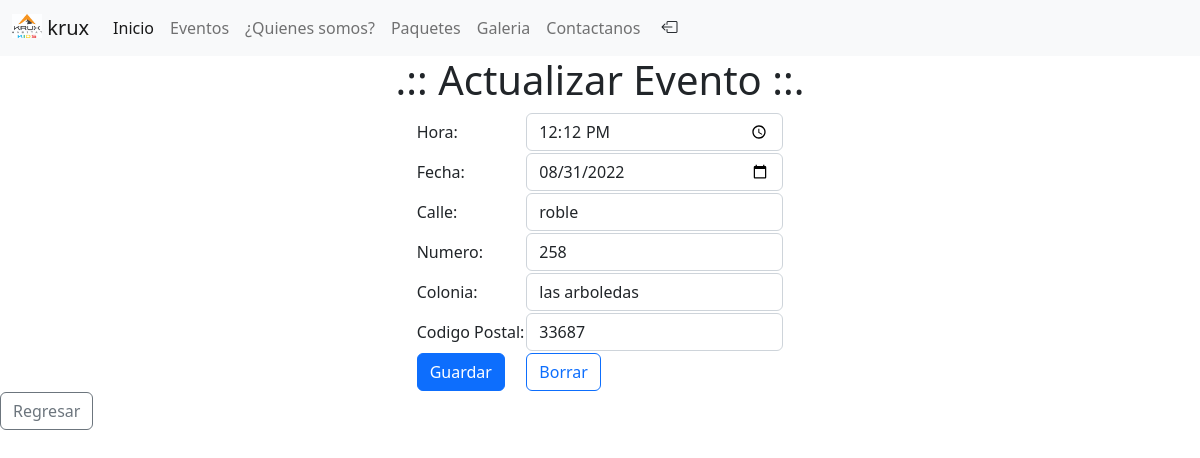
Page /editar.php?id=31 (signed in) on the committed database.
### tables this page shows
CREATE TABLE `eventos` (
  `id_evento` int(11) NOT NULL,
  `id_clientes` int(11) NOT NULL,
  `id_paq` int(11) NOT NULL,
  `hora` time DEFAULT NULL,
  `fecha` date DEFAULT NULL,
  `descripcion` varchar(50) DEFAULT NULL
);

CREATE TABLE `registro` (
  `cliente` int(11) NOT NULL,
  `nom` varchar(40) NOT NULL,
  `ap1` varchar(40) NOT NULL,
  `ap2` varchar(40) NOT NULL,
  `email2` varchar(50) NOT NULL,
  `tel` varchar(10) NOT NULL,
  `calle2` varchar(50) DEFAULT NULL,
  `colonia` varchar(50) DEFAULT NULL,
  `num` int(11) DEFAULT NULL,
  `cp` int(11) DEFAULT NULL
);

### editar.php (the view, shortened to what this page needs)
<?php
   include_once("boostrap.php");
   $id=$_REQUEST['id'];
   include_once("conexion.php");
   $consulta="select * from eventos join registro on eventos.id_clientes=registro.cliente
   where id_evento='$id'";
   $resultado=mysqli_query($con,$consulta);
   if ($fila=mysqli_fetch_assoc($resultado))
   {
   }
?>
<!DOCTYPE html>
<html lang="en">
<head>
</head>
<body>
    <h1 align="center"> .:: Actualizar Evento ::.</h1>
    <form action="<?php echo htmlspecialchars($_SERVER["PHP_SELF"]);?>" method="post">
        <table align="center">
            <tr>
                <td><label for="nombrelbl">Hora:</label></td>
                <td><input class="form-control" type="time" name="hora" id="nombrelbl" required placeholder="Hora" autofocus value="<?php echo $fila['hora'] ?>"></td>
            </tr>
            <tr>
                <td><label for="nombrelbl">Fecha:</label></td>
                <td><input class="form-control" type="date" name="fecha" id="nombrelbl" required placeholder="Fecha" autofocus value="<?php echo $fila['fecha'] ?>"></td>
            </tr>
            <tr>
                <td><label for="nombrelbl">Calle:</label></td>
                <td><input class="form-control" type="text" name="calle" id="nombrelbl" required placeholder="Callle" autofocus value="<?php echo $fila['calle2'] ?>"></td>
            </tr>
            <tr>
                <td><label for="nombrelbl">Numero:</label></td>
                <td><input class="form-control" type="text" name="numero" id="nombrelbl" required placeholder="Numero" autofocus value="<?php echo $fila['num'] ?>"></td>
            </tr>
            <tr>
                <td><label for="nombrelbl">Colonia:</label></td>
                <td><input class="form-control" type="text" name="colonia" id="nombrelbl" required placeholder="Colonia" autofocus value="<?php echo $fila['colonia'] ?>"></td>
            </tr>
            <tr>
                <td><label for="nombrelbl">Codigo Postal:</label></td>
                <td><input class="form-control" type="text" name="cp" id="nombrelbl" required placeholder="Codigo Postal" autofocus value="<?php echo $fila['cp'] ?>"></td>
            </tr>
            <tr>
                <td><input type="submit" class="btn btn-primary"   name="enviar" Value="Guardar"   ></td>
                <td><input type="reset"  class="btn btn-outline-primary"   name="borrar" Value="Borrar"   ></td>
            </tr>
        </table>
    </form>
    <a href="admin_clientes.php" class="btn btn-outline-secondary" class="enlace_menu">Regresar</a>
</body>
</html>

### rows in the picture
eventos: hora "12:12:00", fecha "08/31/2022", calle "roble", numero "258", colonia "las arboledas", cp "33687"
